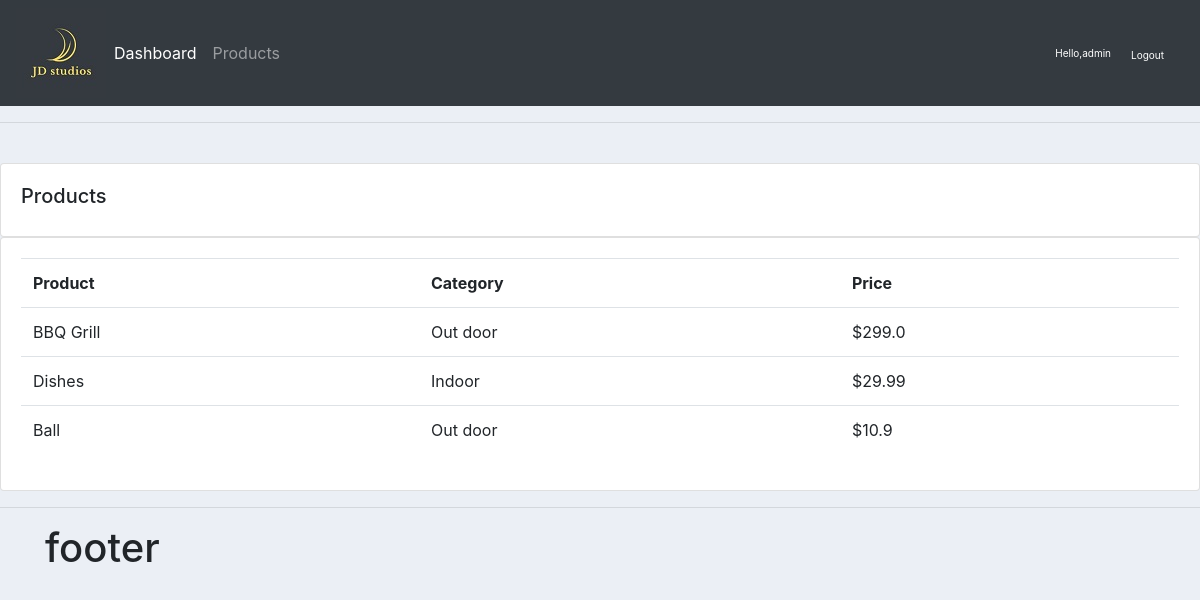
Screenshot of /products/ (signed in) with the database file from the repository.
### accounts/models.py (models this page shows, shortened)
class Product(models.Model):
	CATEGORY = (
				('Indoor', 'Indoor'),
				('Out door', 'Out door'),
				)
	name =  models.CharField(max_length=200, null=True)
	price = models.FloatField(null=True)
	category = models.CharField(max_length=200, null=True, choices=CATEGORY)
	description = models.CharField(max_length=200, null=True)
	date_created = models.DateTimeField(auto_now_add=True, null=True)
	tag = models.ManyToManyField(Tag)

### accounts/decorators.py (the view)
		def wrapper_func(request, *args, **kargs):
			group = None
			if request.user.groups.exists():
				group = request.user.groups.all()[0].name
			if group in allowed_roles:
				return view_func(request, *args, **kargs)
			else:
				return HttpResponse(' You are not authorized to visit this page (403)')

### accounts/views.py (called while the page is built)
@login_required(login_url='loginpage')
@allowed_users(allowed_roles=['admin'])
def products(request):
	products = Product.objects.all()
	return render(request, 'accounts/products.html', {'products':products})

### accounts/templates/accounts/products.html
{% extends 'accounts/main.html' %}
{% block content %}
	<br>
		<div class="row">
			<div class="col-md">
				<div class="card card-body">
					<h5>Products</h5>
				</div>
				<div class="card card-body">
					<table class="table">
						<tr>
							<th>Product</th>
							<th>Category</th>
							<th>Price</th>
						</tr>
							{% for i in products  %}
								<tr>
								 <td>{{ i.name}}</td>
								 <td>{{ i.category}}</td>
								 <td>${{ i.price}}</td>
								</tr>
							{% endfor %}
					</table>
				</div>
			</div>
		</div>
{% endblock %}

### accounts/templates/accounts/navbar.html (shortened to what this page needs)
{% load static %}
<nav class="navbar navbar-expand-lg navbar-dark bg-dark">
  <img src="{% static '/images/logo.jpg' %}">
  <div class="collapse navbar-collapse" id="navbarNav">
    <ul class="navbar-nav">
      <li class="nav-item active">
        <a class="nav-link" href="{% url 'home' %}">Dashboard</a>
      </li>
      <li class="nav-item">
        <a class="nav-link" href="{% url 'product' %}">Products</a>
      </li>
    </ul>
  </div>
  <span class='hello_msg'>Hello,{{request.user}}</span>
  <span><a class='hello_msg' href="{% url 'logout' %}">Logout</a></span>
</nav>

### static/css/main.css (style rules this page uses)
body { background-color: #ebeff5; }

### accounts/templates/accounts/navbar.html (style rules this page uses)
.hello_msg { font-size: 10px; color:#fff; margin-right: 20px; }

### rows the page displays
Product: name "BBQ Grill", category "Out door", price "299.0"
Product: name "Dishes", category "Indoor", price "29.99"
Product: name "Ball", category "Out door", price "10.9"

### other values shown
{{ request.user }} "admin"
